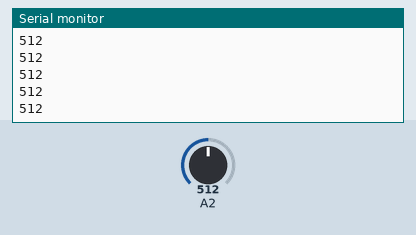
The sketch below on a simulated Arduino Uno, built with avr-gcc and run on an emulated ATmega328P. On the bench: the last lines printed to the serial monitor. The inputs (shaded band) are chosen by the test bench; at power-on: A2 = 512.

Above: at 1.2 s.
1.3 s: A2 set to 716
At 1.9 s:
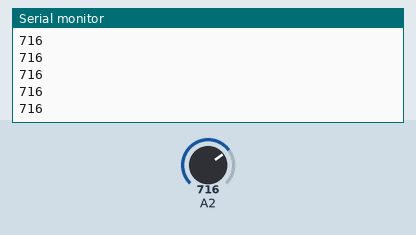
2.8 s: A2 set to 900
At 3.3 s:
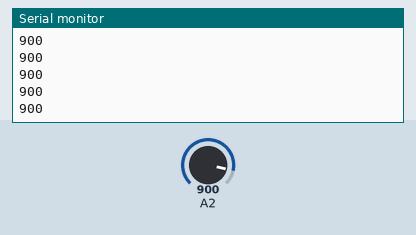
Timing chart, 0 to 5.8 s (numbered marks = the images above; inputs shaded):
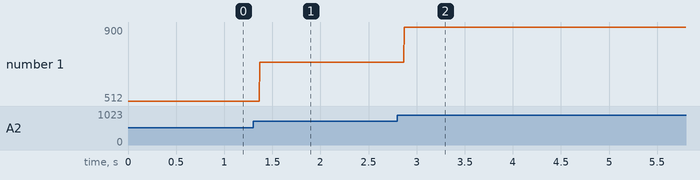

Measured:
- after the input at 1.3 s, the serial monitor: prints a new line after 0.07 s (image 1)
- after the input at 2.8 s, the serial monitor: prints a new line after 0.07 s (image 2)
- plotted number 1: 512 → 716 after the input at 1.3 s, 716 → 900 after the input at 2.8 s

The sketch:

testeLivre.ino
```cpp
int estado= 0;

void setup() {
 Serial.begin(9600);
 pinMode(A2, INPUT);
 pinMode(A3, INPUT);

}

void loop() {
 estado = analogRead(A2);
 Serial.println(estado);
}
```
